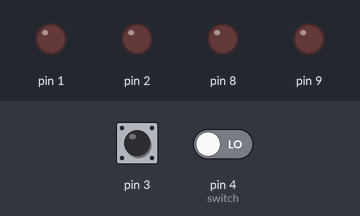
Bench run of a sketch on a simulated Arduino Uno, built with avr-gcc and run on an emulated ATmega328P. On the bench: output pins drawn as LEDs (lit = HIGH). The test bench sets the inputs (shaded band); at power-on: pin 3 LOW, pin 4 (switch) LOW.

Above: at 1.2 s.
1.3 s: pin 3 driven HIGH
At 2.5 s:
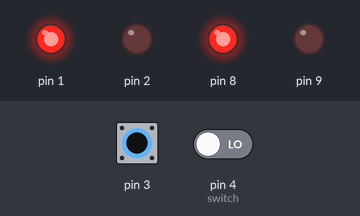
2.8 s: pin 4 (switch) driven HIGH
At 3.7 s:
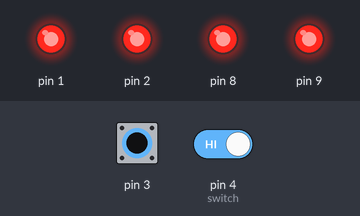
4.3 s: pin 3 driven LOW
At 4.9 s:
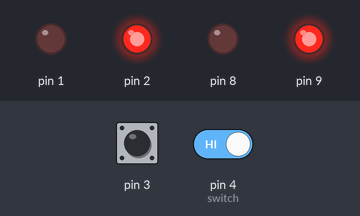
5.8 s: pin 4 (switch) driven LOW
At 7.2 s:
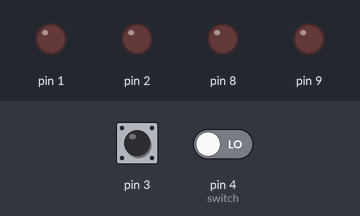
Timing chart, 0 to 8.3 s (numbered marks = the images above; inputs shaded):
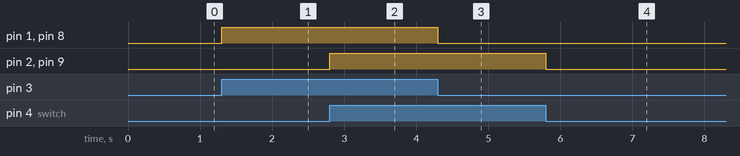

Measured:
- after the input at 1.3 s, pin 1, pin 8: LOW → HIGH at once
- after the input at 2.8 s, pin 2, pin 9: LOW → HIGH at once
- after the input at 4.3 s, pin 1, pin 8: HIGH → LOW at once
- after the input at 5.8 s, pin 2, pin 9: HIGH → LOW at once

The sketch:

sketch.ino
```cpp
void setup() {
  // put your setup code here, to run once:
  pinMode(2, OUTPUT);
  pinMode(1, OUTPUT);
  pinMode(8, OUTPUT);
  pinMode(9, OUTPUT);
  pinMode(3, INPUT);
  pinMode(4, INPUT);
}

void loop() {
  // put your main code here, to run repeatedly:
  int s=digitalRead(3);
  int t=digitalRead(4);
   if((s==0)&&(t==1)){
    digitalWrite(1,0);
    digitalWrite(2,1);
    digitalWrite(8,0);
    digitalWrite(9,1);

  }
  else if((s==1)&&(t==0)){
    digitalWrite(1,1);
    digitalWrite(2,0);
    digitalWrite(8,1);
    digitalWrite(9,0);

  }
  else if((s==1)&&(t==1)){
    digitalWrite(1,1);
    digitalWrite(2,1);
    digitalWrite(8,1);
    digitalWrite(9,1);

  }
  else{
    digitalWrite(1,0);
    digitalWrite(2,0);
    digitalWrite(8,0);
    digitalWrite(9,0);

  }
}
```
